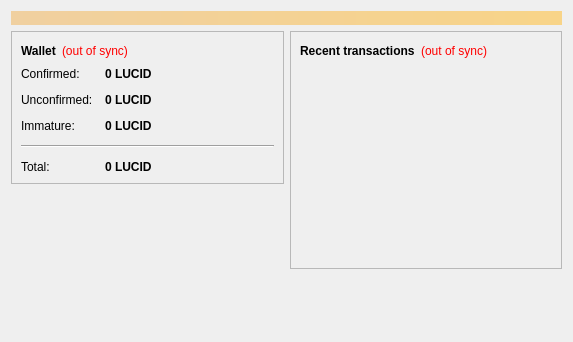
<?xml version="1.0" encoding="UTF-8"?>
<ui version="4.0">
 <class>OverviewPage</class>
 <widget class="QWidget" name="OverviewPage">
  <property name="geometry">
   <rect>
    <x>0</x>
    <y>0</y>
    <width>573</width>
    <height>342</height>
   </rect>
  </property>
  <property name="windowTitle">
   <string>Form</string>
  </property>
  <layout class="QVBoxLayout" name="topLayout">
   <item>
    <widget class="QLabel" name="labelAlerts">
     <property name="visible">
      <bool>false</bool>
     </property>
     <property name="styleSheet">
      <string notr="true">background-color: qlineargradient(x1: 0, y1: 0, x2: 1, y2: 0, stop:0 #F0D0A0, stop:1 #F8D488); color:#000000;</string>
     </property>
     <property name="wordWrap">
      <bool>true</bool>
     </property>
     <property name="margin">
      <number>3</number>
     </property>
    </widget>
   </item>
   <item>
    <layout class="QHBoxLayout" name="horizontalLayout" stretch="1,1">
     <item>
      <layout class="QVBoxLayout" name="verticalLayout_2">
       <item>
        <widget class="QFrame" name="frame">
         <property name="frameShape">
          <enum>QFrame::StyledPanel</enum>
         </property>
         <property name="frameShadow">
          <enum>QFrame::Raised</enum>
         </property>
         <layout class="QVBoxLayout" name="verticalLayout_4">
          <item>
           <layout class="QHBoxLayout" name="horizontalLayout_4">
            <item>
             <widget class="QLabel" name="label_5">
              <property name="font">
               <font>
                <weight>75</weight>
                <bold>true</bold>
               </font>
              </property>
              <property name="text">
               <string>Wallet</string>
              </property>
             </widget>
            </item>
            <item>
             <widget class="QLabel" name="labelWalletStatus">
              <property name="toolTip">
               <string>The displayed information may be out of date. Your wallet automatically synchronizes with the lucidcoin network after a connection is established, but this process has not completed yet.</string>
              </property>
              <property name="styleSheet">
               <string notr="true">QLabel { color: red; }</string>
              </property>
              <property name="text">
               <string notr="true">(out of sync)</string>
              </property>
              <property name="alignment">
               <set>Qt::AlignLeading|Qt::AlignLeft|Qt::AlignVCenter</set>
              </property>
             </widget>
            </item>
            <item>
             <spacer name="horizontalSpacer_2">
              <property name="orientation">
               <enum>Qt::Horizontal</enum>
              </property>
              <property name="sizeHint" stdset="0">
               <size>
                <width>40</width>
                <height>20</height>
               </size>
              </property>
             </spacer>
            </item>
           </layout>
          </item>
          <item>
           <layout class="QFormLayout" name="formLayout_2">
            <property name="fieldGrowthPolicy">
             <enum>QFormLayout::AllNonFixedFieldsGrow</enum>
            </property>
            <property name="horizontalSpacing">
             <number>12</number>
            </property>
            <property name="verticalSpacing">
             <number>12</number>
            </property>
            <item row="0" column="0">
             <widget class="QLabel" name="label">
              <property name="text">
               <string>Confirmed:</string>
              </property>
             </widget>
            </item>
            <item row="0" column="1">
             <widget class="QLabel" name="labelBalance">
              <property name="font">
               <font>
                <weight>75</weight>
                <bold>true</bold>
               </font>
              </property>
              <property name="cursor">
               <cursorShape>IBeamCursor</cursorShape>
              </property>
              <property name="toolTip">
               <string>Your current spendable balance</string>
              </property>
              <property name="text">
               <string notr="true">0 LUCID</string>
              </property>
              <property name="textInteractionFlags">
               <set>Qt::LinksAccessibleByMouse|Qt::TextSelectableByKeyboard|Qt::TextSelectableByMouse</set>
              </property>
             </widget>
            </item>
            <item row="1" column="0">
             <widget class="QLabel" name="label_3">
              <property name="text">
               <string>Unconfirmed:</string>
              </property>
             </widget>
            </item>
            <item row="1" column="1">
             <widget class="QLabel" name="labelUnconfirmed">
              <property name="font">
               <font>
                <weight>75</weight>
                <bold>true</bold>
               </font>
              </property>
              <property name="cursor">
               <cursorShape>IBeamCursor</cursorShape>
              </property>
              <property name="toolTip">
               <string>Total of transactions that have yet to be confirmed, and do not yet count toward the spendable balance</string>
              </property>
              <property name="text">
               <string notr="true">0 LUCID</string>
              </property>
              <property name="textInteractionFlags">
               <set>Qt::LinksAccessibleByMouse|Qt::TextSelectableByKeyboard|Qt::TextSelectableByMouse</set>
              </property>
             </widget>
            </item>
            <item row="2" column="0">
             <widget class="QLabel" name="labelImmatureText">
              <property name="text">
               <string>Immature:</string>
              </property>
             </widget>
            </item>
            <item row="2" column="1">
             <widget class="QLabel" name="labelImmature">
              <property name="font">
               <font>
                <weight>75</weight>
                <bold>true</bold>
               </font>
              </property>
              <property name="toolTip">
               <string>Mined balance that has not yet matured</string>
              </property>
              <property name="text">
               <string notr="true">0 LUCID</string>
              </property>
              <property name="textInteractionFlags">
               <set>Qt::LinksAccessibleByMouse|Qt::TextSelectableByKeyboard|Qt::TextSelectableByMouse</set>
              </property>
             </widget>
            </item>
            <item row="4" column="0">
             <widget class="QLabel" name="labelTotalText">
              <property name="text">
               <string>Total:</string>
              </property>
             </widget>
            </item>
            <item row="4" column="1">
             <widget class="QLabel" name="labelTotal">
              <property name="font">
               <font>
                <weight>75</weight>
                <bold>true</bold>
               </font>
              </property>
              <property name="cursor">
               <cursorShape>IBeamCursor</cursorShape>
              </property>
              <property name="toolTip">
               <string>Your current total balance</string>
              </property>
              <property name="text">
               <string notr="true">0 LUCID</string>
              </property>
              <property name="textInteractionFlags">
               <set>Qt::LinksAccessibleByMouse|Qt::TextSelectableByKeyboard|Qt::TextSelectableByMouse</set>
              </property>
             </widget>
            </item>
            <item row="3" column="0" colspan="2">
             <widget class="Line" name="line">
              <property name="orientation">
               <enum>Qt::Horizontal</enum>
              </property>
             </widget>
            </item>
           </layout>
          </item>
         </layout>
        </widget>
       </item>
       <item>
        <spacer name="verticalSpacer">
         <property name="orientation">
          <enum>Qt::Vertical</enum>
         </property>
         <property name="sizeHint" stdset="0">
          <size>
           <width>20</width>
           <height>40</height>
          </size>
         </property>
        </spacer>
       </item>
      </layout>
     </item>
     <item>
      <layout class="QVBoxLayout" name="verticalLayout_3">
       <item>
        <widget class="QFrame" name="frame_2">
         <property name="frameShape">
          <enum>QFrame::StyledPanel</enum>
         </property>
         <property name="frameShadow">
          <enum>QFrame::Raised</enum>
         </property>
         <layout class="QVBoxLayout" name="verticalLayout">
          <item>
           <layout class="QHBoxLayout" name="horizontalLayout_2">
            <item>
             <widget class="QLabel" name="label_4">
              <property name="text">
               <string>&lt;b&gt;Recent transactions&lt;/b&gt;</string>
              </property>
             </widget>
            </item>
            <item>
             <widget class="QLabel" name="labelTransactionsStatus">
              <property name="toolTip">
               <string>The displayed information may be out of date. Your wallet automatically synchronizes with the lucidcoin network after a connection is established, but this process has not completed yet.</string>
              </property>
              <property name="styleSheet">
               <string notr="true">QLabel { color: red; }</string>
              </property>
              <property name="text">
               <string notr="true">(out of sync)</string>
              </property>
              <property name="alignment">
               <set>Qt::AlignRight|Qt::AlignTrailing|Qt::AlignVCenter</set>
              </property>
             </widget>
            </item>
            <item>
             <spacer name="horizontalSpacer">
              <property name="orientation">
               <enum>Qt::Horizontal</enum>
              </property>
              <property name="sizeHint" stdset="0">
               <size>
                <width>40</width>
                <height>20</height>
               </size>
              </property>
             </spacer>
            </item>
           </layout>
          </item>
          <item>
           <widget class="QListView" name="listTransactions">
            <property name="styleSheet">
             <string notr="true">QListView { background: transparent; }</string>
            </property>
            <property name="frameShape">
             <enum>QFrame::NoFrame</enum>
            </property>
            <property name="verticalScrollBarPolicy">
             <enum>Qt::ScrollBarAlwaysOff</enum>
            </property>
            <property name="horizontalScrollBarPolicy">
             <enum>Qt::ScrollBarAlwaysOff</enum>
            </property>
            <property name="selectionMode">
             <enum>QAbstractItemView::NoSelection</enum>
            </property>
           </widget>
          </item>
         </layout>
        </widget>
       </item>
       <item>
        <spacer name="verticalSpacer_2">
         <property name="orientation">
          <enum>Qt::Vertical</enum>
         </property>
         <property name="sizeHint" stdset="0">
          <size>
           <width>20</width>
           <height>40</height>
          </size>
         </property>
        </spacer>
       </item>
      </layout>
     </item>
    </layout>
   </item>
  </layout>
 </widget>
 <resources/>
 <connections/>
</ui>
